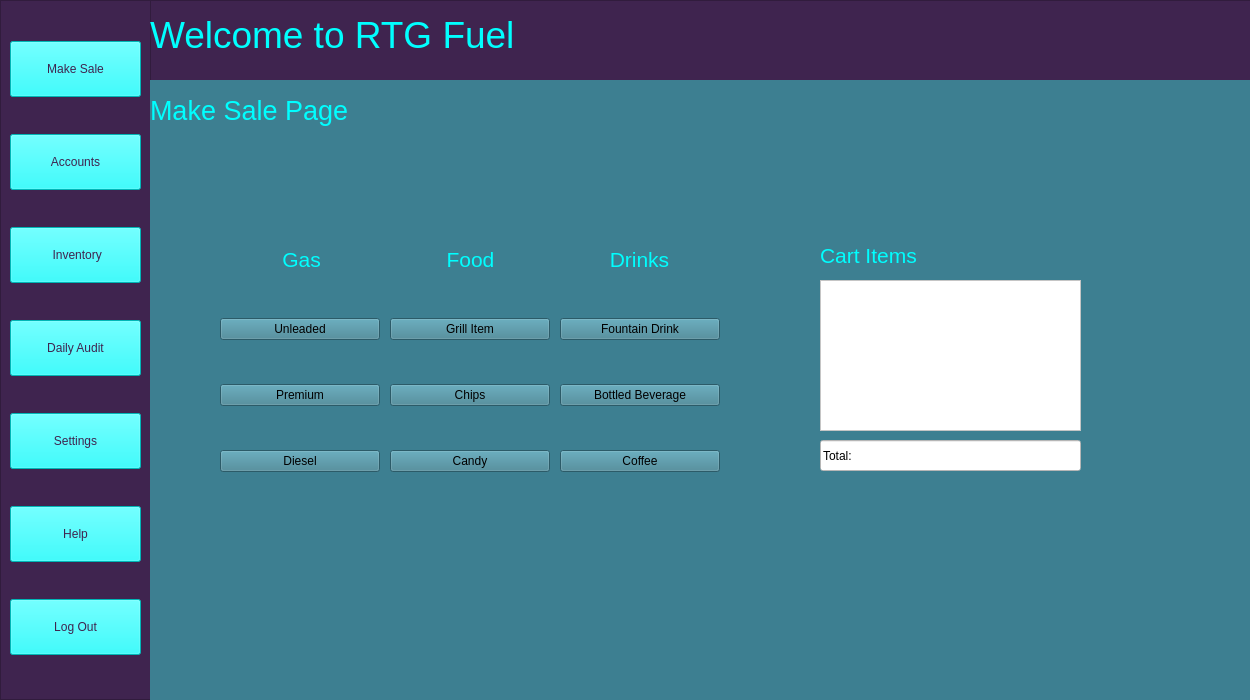
<?xml version="1.0" encoding="UTF-8"?>
<ui version="4.0">
 <class>HomepageWindow</class>
 <widget class="QMainWindow" name="HomepageWindow">
  <property name="geometry">
   <rect>
    <x>0</x>
    <y>0</y>
    <width>1250</width>
    <height>700</height>
   </rect>
  </property>
  <property name="font">
   <font>
    <pointsize>12</pointsize>
    <weight>75</weight>
    <bold>true</bold>
   </font>
  </property>
  <property name="windowTitle">
   <string>MainWindow</string>
  </property>
  <property name="styleSheet">
   <string notr="true">background-color:rgb(170, 85, 255)</string>
  </property>
  <widget class="QWidget" name="centralwidget">
   <widget class="QFrame" name="left_frame">
    <property name="geometry">
     <rect>
      <x>0</x>
      <y>0</y>
      <width>151</width>
      <height>700</height>
     </rect>
    </property>
    <property name="styleSheet">
     <string notr="true">QFrame {
background-color:rgb(63, 36, 79);
}
QPushButton{
padding: 20px 10px;
boarder: none;
boarder-radius: 10px;
background-color: #000;
color: #fff;
}
QPushButton:hover{
background-color:rgb(0,92,157);
}</string>
    </property>
    <property name="frameShape">
     <enum>QFrame::StyledPanel</enum>
    </property>
    <property name="frameShadow">
     <enum>QFrame::Raised</enum>
    </property>
    <layout class="QVBoxLayout" name="verticalLayout">
     <item>
      <widget class="QPushButton" name="homeButton">
       <property name="styleSheet">
        <string notr="true">background-color: rgb(0, 255, 255);
font: 87 8pt &quot;Segoe UI Black&quot;;
color: rgb(63, 36, 79)</string>
       </property>
       <property name="text">
        <string>Make Sale</string>
       </property>
       <property name="iconSize">
        <size>
         <width>20</width>
         <height>20</height>
        </size>
       </property>
      </widget>
     </item>
     <item>
      <widget class="QPushButton" name="accountButton">
       <property name="styleSheet">
        <string notr="true">background-color: rgb(0, 255, 255);
font: 87 8pt &quot;Segoe UI Black&quot;;
color: rgb(63, 36, 79)</string>
       </property>
       <property name="text">
        <string>Accounts</string>
       </property>
      </widget>
     </item>
     <item>
      <widget class="QPushButton" name="inventoryButton">
       <property name="styleSheet">
        <string notr="true">background-color: rgb(0, 255, 255);
font: 87 8pt &quot;Segoe UI Black&quot;;
color: rgb(63, 36, 79)</string>
       </property>
       <property name="text">
        <string> Inventory</string>
       </property>
      </widget>
     </item>
     <item>
      <widget class="QPushButton" name="auditButton">
       <property name="styleSheet">
        <string notr="true">background-color: rgb(0, 255, 255);
font: 87 8pt &quot;Segoe UI Black&quot;;
color: rgb(63, 36, 79)</string>
       </property>
       <property name="text">
        <string>Daily Audit</string>
       </property>
      </widget>
     </item>
     <item>
      <widget class="QPushButton" name="settingButton">
       <property name="styleSheet">
        <string notr="true">background-color: rgb(0, 255, 255);
font: 87 8pt &quot;Segoe UI Black&quot;;
color: rgb(63, 36, 79)</string>
       </property>
       <property name="text">
        <string>Settings</string>
       </property>
      </widget>
     </item>
     <item>
      <widget class="QPushButton" name="helpButton">
       <property name="styleSheet">
        <string notr="true">background-color: rgb(0, 255, 255);
font: 87 8pt &quot;Segoe UI Black&quot;;
color: rgb(63, 36, 79)</string>
       </property>
       <property name="text">
        <string>Help</string>
       </property>
      </widget>
     </item>
     <item>
      <widget class="QPushButton" name="logOutButton">
       <property name="styleSheet">
        <string notr="true">background-color: rgb(0, 255, 255);
font: 87 8pt &quot;Segoe UI Black&quot;;
color: rgb(63, 36, 79)</string>
       </property>
       <property name="text">
        <string>Log Out</string>
       </property>
       <property name="iconSize">
        <size>
         <width>20</width>
         <height>20</height>
        </size>
       </property>
      </widget>
     </item>
    </layout>
   </widget>
   <widget class="QFrame" name="Top_frame">
    <property name="geometry">
     <rect>
      <x>150</x>
      <y>0</y>
      <width>1561</width>
      <height>201</height>
     </rect>
    </property>
    <property name="styleSheet">
     <string notr="true">QFrame {
background-color:rgb(63, 36, 79)
}</string>
    </property>
    <property name="frameShape">
     <enum>QFrame::StyledPanel</enum>
    </property>
    <property name="frameShadow">
     <enum>QFrame::Raised</enum>
    </property>
    <widget class="QLabel" name="rtgLabel">
     <property name="geometry">
      <rect>
       <x>0</x>
       <y>0</y>
       <width>621</width>
       <height>71</height>
      </rect>
     </property>
     <property name="styleSheet">
      <string notr="true">font: 87 8pt &quot;Segoe UI Black&quot;;
background-color: rgba(255, 255, 255, 0);
</string>
     </property>
     <property name="text">
      <string>&lt;html&gt;&lt;head/&gt;&lt;body&gt;&lt;p&gt;&lt;span style=&quot; font-size:28pt; color:#00ffff;&quot;&gt;Welcome to RTG Fuel&lt;/span&gt;&lt;/p&gt;&lt;/body&gt;&lt;/html&gt;</string>
     </property>
    </widget>
   </widget>
   <widget class="QStackedWidget" name="stackedWidget">
    <property name="geometry">
     <rect>
      <x>150</x>
      <y>80</y>
      <width>1521</width>
      <height>931</height>
     </rect>
    </property>
    <property name="baseSize">
     <size>
      <width>3</width>
      <height>3</height>
     </size>
    </property>
    <property name="styleSheet">
     <string notr="true">background-color: rgb(61, 127, 145)</string>
    </property>
    <property name="currentIndex">
     <number>0</number>
    </property>
    <widget class="QWidget" name="make_sale_page">
     <widget class="QLabel" name="makeSaleLabel">
      <property name="geometry">
       <rect>
        <x>0</x>
        <y>-10</y>
        <width>261</width>
        <height>81</height>
       </rect>
      </property>
      <property name="styleSheet">
       <string notr="true">background-color: rgba(255, 255, 255, 0);
font: 87 8pt &quot;Segoe UI Black&quot;;</string>
      </property>
      <property name="text">
       <string>&lt;html&gt;&lt;head/&gt;&lt;body&gt;&lt;p&gt;&lt;span style=&quot; font-size:20pt; color:#00ffff;&quot;&gt;Make Sale Page&lt;/span&gt;&lt;/p&gt;&lt;/body&gt;&lt;/html&gt;</string>
      </property>
     </widget>
     <widget class="QLineEdit" name="totalBoxLineEdit">
      <property name="geometry">
       <rect>
        <x>670</x>
        <y>360</y>
        <width>261</width>
        <height>31</height>
       </rect>
      </property>
      <property name="styleSheet">
       <string notr="true">border-color: rgb(0, 0, 0);
background-color: rgb(255, 255, 255);
font: 87 8pt &quot;Segoe UI Black&quot;;
color: rgb(0, 0, 0);</string>
      </property>
      <property name="text">
       <string>Total:</string>
      </property>
     </widget>
     <widget class="QWidget" name="verticalLayoutWidget">
      <property name="geometry">
       <rect>
        <x>70</x>
        <y>200</y>
        <width>160</width>
        <height>231</height>
       </rect>
      </property>
      <layout class="QVBoxLayout" name="gasVerticalLayout">
       <item>
        <widget class="QPushButton" name="unleadedButton">
         <property name="text">
          <string>Unleaded</string>
         </property>
        </widget>
       </item>
       <item>
        <widget class="QPushButton" name="premiumButton">
         <property name="text">
          <string>Premium</string>
         </property>
        </widget>
       </item>
       <item>
        <widget class="QPushButton" name="dieselButton">
         <property name="text">
          <string>Diesel</string>
         </property>
        </widget>
       </item>
      </layout>
     </widget>
     <widget class="QWidget" name="verticalLayoutWidget_2">
      <property name="geometry">
       <rect>
        <x>240</x>
        <y>200</y>
        <width>160</width>
        <height>231</height>
       </rect>
      </property>
      <layout class="QVBoxLayout" name="foodVerticalLayout">
       <item>
        <widget class="QPushButton" name="grillItemButton">
         <property name="text">
          <string>Grill Item</string>
         </property>
        </widget>
       </item>
       <item>
        <widget class="QPushButton" name="chipsButton">
         <property name="text">
          <string>Chips</string>
         </property>
        </widget>
       </item>
       <item>
        <widget class="QPushButton" name="candyButton">
         <property name="text">
          <string>Candy</string>
         </property>
        </widget>
       </item>
      </layout>
     </widget>
     <widget class="QWidget" name="verticalLayoutWidget_3">
      <property name="geometry">
       <rect>
        <x>410</x>
        <y>200</y>
        <width>160</width>
        <height>231</height>
       </rect>
      </property>
      <layout class="QVBoxLayout" name="drinksVerticalLayout">
       <item>
        <widget class="QPushButton" name="fountainDrinkButton">
         <property name="text">
          <string>Fountain Drink</string>
         </property>
        </widget>
       </item>
       <item>
        <widget class="QPushButton" name="bottledBevButton">
         <property name="text">
          <string>Bottled Beverage</string>
         </property>
        </widget>
       </item>
       <item>
        <widget class="QPushButton" name="coffeeButton">
         <property name="text">
          <string>Coffee</string>
         </property>
        </widget>
       </item>
      </layout>
     </widget>
     <widget class="QTextEdit" name="cartTextEdit">
      <property name="geometry">
       <rect>
        <x>670</x>
        <y>200</y>
        <width>261</width>
        <height>151</height>
       </rect>
      </property>
      <property name="styleSheet">
       <string notr="true">background-color: rgb(255, 255, 255);</string>
      </property>
     </widget>
     <widget class="QLabel" name="label">
      <property name="geometry">
       <rect>
        <x>670</x>
        <y>160</y>
        <width>261</width>
        <height>31</height>
       </rect>
      </property>
      <property name="styleSheet">
       <string notr="true">background-color: rgba(255, 255, 255, 0);
font: 87 8pt &quot;Segoe UI Black&quot;;</string>
      </property>
      <property name="text">
       <string>&lt;html&gt;&lt;head/&gt;&lt;body&gt;&lt;p&gt;&lt;span style=&quot; font-size:16pt; color:#00ffff;&quot;&gt;Cart Items&lt;/span&gt;&lt;/p&gt;&lt;/body&gt;&lt;/html&gt;</string>
      </property>
     </widget>
     <widget class="QWidget" name="">
      <property name="geometry">
       <rect>
        <x>70</x>
        <y>160</y>
        <width>501</width>
        <height>40</height>
       </rect>
      </property>
      <layout class="QHBoxLayout" name="categoriesHorizLayout">
       <item>
        <widget class="QLabel" name="gasLabel">
         <property name="styleSheet">
          <string notr="true">background-color: rgba(255, 255, 255, 0);
font: 87 8pt &quot;Segoe UI Black&quot;;</string>
         </property>
         <property name="text">
          <string>&lt;html&gt;&lt;head/&gt;&lt;body&gt;&lt;p align=&quot;center&quot;&gt;&lt;span style=&quot; font-size:16pt; color:#00ffff;&quot;&gt;Gas&lt;/span&gt;&lt;/p&gt;&lt;/body&gt;&lt;/html&gt;</string>
         </property>
        </widget>
       </item>
       <item>
        <widget class="QLabel" name="foodLabel">
         <property name="styleSheet">
          <string notr="true">background-color: rgba(255, 255, 255, 0);
font: 87 8pt &quot;Segoe UI Black&quot;;</string>
         </property>
         <property name="text">
          <string>&lt;html&gt;&lt;head/&gt;&lt;body&gt;&lt;p align=&quot;center&quot;&gt;&lt;span style=&quot; font-size:16pt; color:#00ffff;&quot;&gt;Food&lt;/span&gt;&lt;/p&gt;&lt;/body&gt;&lt;/html&gt;</string>
         </property>
        </widget>
       </item>
       <item>
        <widget class="QLabel" name="drinksLabel">
         <property name="styleSheet">
          <string notr="true">background-color: rgba(255, 255, 255, 0);
font: 87 8pt &quot;Segoe UI Black&quot;;</string>
         </property>
         <property name="text">
          <string>&lt;html&gt;&lt;head/&gt;&lt;body&gt;&lt;p align=&quot;center&quot;&gt;&lt;span style=&quot; font-size:16pt; color:#00ffff;&quot;&gt;Drinks&lt;/span&gt;&lt;/p&gt;&lt;/body&gt;&lt;/html&gt;</string>
         </property>
        </widget>
       </item>
      </layout>
     </widget>
    </widget>
    <widget class="QWidget" name="account_page">
     <property name="styleSheet">
      <string notr="true">background-color: rgb(61, 127, 145)</string>
     </property>
     <widget class="QLabel" name="accountsLabel">
      <property name="geometry">
       <rect>
        <x>0</x>
        <y>0</y>
        <width>270</width>
        <height>50</height>
       </rect>
      </property>
      <property name="styleSheet">
       <string notr="true">font: 87 8pt &quot;Segoe UI Black&quot;;</string>
      </property>
      <property name="text">
       <string>&lt;html&gt;&lt;head/&gt;&lt;body&gt;&lt;p&gt;&lt;span style=&quot; font-size:20pt; color:#00ffff;&quot;&gt;Accounts Page&lt;/span&gt;&lt;/p&gt;&lt;/body&gt;&lt;/html&gt;</string>
      </property>
     </widget>
    </widget>
    <widget class="QWidget" name="Inventory_page">
     <widget class="QLabel" name="inventoryPageLabel">
      <property name="geometry">
       <rect>
        <x>0</x>
        <y>0</y>
        <width>341</width>
        <height>50</height>
       </rect>
      </property>
      <property name="styleSheet">
       <string notr="true">font: 87 8pt &quot;Segoe UI Black&quot;;</string>
      </property>
      <property name="text">
       <string>&lt;html&gt;&lt;head/&gt;&lt;body&gt;&lt;p&gt;&lt;span style=&quot; font-size:20pt; color:#00ffff;&quot;&gt;View Inventory Page&lt;/span&gt;&lt;/p&gt;&lt;/body&gt;&lt;/html&gt;</string>
      </property>
     </widget>
     <widget class="QPushButton" name="inventoryButton_page">
      <property name="geometry">
       <rect>
        <x>990</x>
        <y>0</y>
        <width>111</width>
        <height>26</height>
       </rect>
      </property>
      <property name="styleSheet">
       <string notr="true">background-color: rgb(0, 255, 255);
font: 87 8pt &quot;Segoe UI Black&quot;;
color: rgb(63, 36, 79)</string>
      </property>
      <property name="text">
       <string>View Inventory</string>
      </property>
     </widget>
     <widget class="QPushButton" name="returnButton_3">
      <property name="geometry">
       <rect>
        <x>990</x>
        <y>40</y>
        <width>111</width>
        <height>26</height>
       </rect>
      </property>
      <property name="styleSheet">
       <string notr="true">background-color: rgb(0, 255, 255);
font: 87 8pt &quot;Segoe UI Black&quot;;
color: rgb(63, 36, 79)</string>
      </property>
      <property name="text">
       <string>Return to Home</string>
      </property>
     </widget>
    </widget>
    <widget class="QWidget" name="audit_page">
     <widget class="QLabel" name="auditPageLabel">
      <property name="geometry">
       <rect>
        <x>0</x>
        <y>0</y>
        <width>281</width>
        <height>50</height>
       </rect>
      </property>
      <property name="styleSheet">
       <string notr="true">font: 87 8pt &quot;Segoe UI Black&quot;;</string>
      </property>
      <property name="text">
       <string>&lt;html&gt;&lt;head/&gt;&lt;body&gt;&lt;p&gt;&lt;span style=&quot; font-size:20pt; color:#00ffff;&quot;&gt;Daily Audit Page&lt;/span&gt;&lt;/p&gt;&lt;/body&gt;&lt;/html&gt;</string>
      </property>
     </widget>
     <widget class="QPushButton" name="viewAuditButton">
      <property name="geometry">
       <rect>
        <x>990</x>
        <y>0</y>
        <width>111</width>
        <height>26</height>
       </rect>
      </property>
      <property name="styleSheet">
       <string notr="true">background-color: rgb(0, 255, 255);
font: 87 8pt &quot;Segoe UI Black&quot;;
color: rgb(63, 36, 79)</string>
      </property>
      <property name="text">
       <string>View Audit</string>
      </property>
     </widget>
     <widget class="QPushButton" name="returnButton">
      <property name="geometry">
       <rect>
        <x>990</x>
        <y>40</y>
        <width>111</width>
        <height>26</height>
       </rect>
      </property>
      <property name="styleSheet">
       <string notr="true">background-color: rgb(0, 255, 255);
font: 87 8pt &quot;Segoe UI Black&quot;;
color: rgb(63, 36, 79)</string>
      </property>
      <property name="text">
       <string>Return to Home</string>
      </property>
     </widget>
    </widget>
    <widget class="QWidget" name="settings_page">
     <widget class="QLabel" name="settingsPageLabel">
      <property name="geometry">
       <rect>
        <x>0</x>
        <y>0</y>
        <width>270</width>
        <height>50</height>
       </rect>
      </property>
      <property name="styleSheet">
       <string notr="true">font: 87 8pt &quot;Segoe UI Black&quot;;</string>
      </property>
      <property name="text">
       <string>&lt;html&gt;&lt;head/&gt;&lt;body&gt;&lt;p&gt;&lt;span style=&quot; font-size:20pt; color:#00ffff;&quot;&gt;Settings Page&lt;/span&gt;&lt;/p&gt;&lt;/body&gt;&lt;/html&gt;</string>
      </property>
     </widget>
    </widget>
    <widget class="QWidget" name="help_page">
     <widget class="QLabel" name="helpPageLabel">
      <property name="geometry">
       <rect>
        <x>0</x>
        <y>0</y>
        <width>163</width>
        <height>50</height>
       </rect>
      </property>
      <property name="styleSheet">
       <string notr="true">font: 87 8pt &quot;Segoe UI Black&quot;;</string>
      </property>
      <property name="text">
       <string>&lt;html&gt;&lt;head/&gt;&lt;body&gt;&lt;p&gt;&lt;span style=&quot; font-size:20pt; color:#00ffff;&quot;&gt;Help Page&lt;/span&gt;&lt;/p&gt;&lt;/body&gt;&lt;/html&gt;</string>
      </property>
      <property name="alignment">
       <set>Qt::AlignHCenter|Qt::AlignTop</set>
      </property>
     </widget>
    </widget>
   </widget>
   <widget class="QFrame" name="right_frame">
    <property name="geometry">
     <rect>
      <x>1670</x>
      <y>200</y>
      <width>41</width>
      <height>761</height>
     </rect>
    </property>
    <property name="styleSheet">
     <string notr="true">background-color: rgb(0, 0, 0)</string>
    </property>
    <property name="frameShape">
     <enum>QFrame::StyledPanel</enum>
    </property>
    <property name="frameShadow">
     <enum>QFrame::Raised</enum>
    </property>
   </widget>
   <widget class="QFrame" name="frame_3">
    <property name="geometry">
     <rect>
      <x>150</x>
      <y>960</y>
      <width>1571</width>
      <height>41</height>
     </rect>
    </property>
    <property name="styleSheet">
     <string notr="true">background-color: rgb(0, 0, 0)</string>
    </property>
    <property name="frameShape">
     <enum>QFrame::StyledPanel</enum>
    </property>
    <property name="frameShadow">
     <enum>QFrame::Raised</enum>
    </property>
   </widget>
  </widget>
  <action name="actionopen">
   <property name="text">
    <string>open</string>
   </property>
  </action>
  <action name="actionsave">
   <property name="text">
    <string>save</string>
   </property>
  </action>
  <action name="actionsave_as">
   <property name="text">
    <string>save as</string>
   </property>
  </action>
 </widget>
 <resources/>
 <connections/>
</ui>
